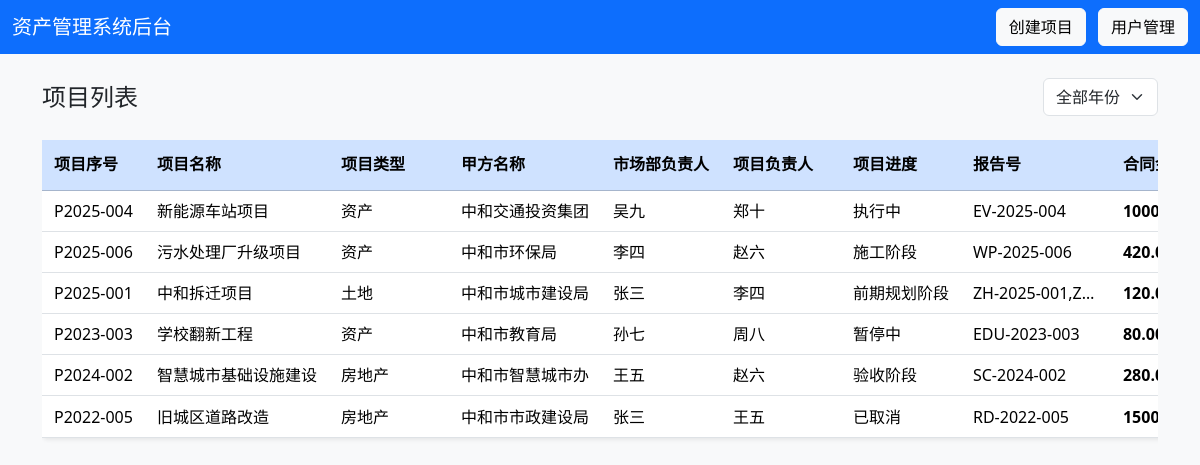
Page /admin (signed in) on the earlier database version.
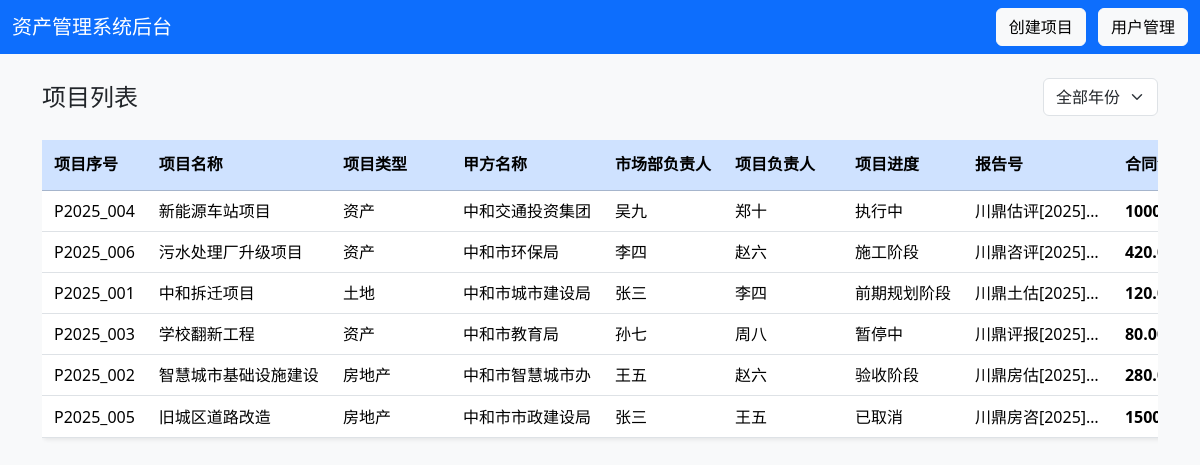
Same page on the later database version.
### tables this page shows
CREATE TABLE projects (
        id INTEGER PRIMARY KEY AUTOINCREMENT,
        project_no TEXT,                 -- ① 项目序号
        name TEXT,                       -- ② 项目名称
        project_type TEXT,               -- ③ 项目类型
        client_name TEXT,                -- ④ 甲方名称
        market_leader TEXT,              -- ⑤ 市场部负责人
        project_leader TEXT,             -- ⑥ 项目负责人
        progress TEXT,                   -- ⑦ 项目进度
        report_numbers TEXT,             -- ⑧ 报告号（多个以逗号分隔）
        amount REAL,                     -- ⑨ 合同金额
        is_paid TEXT,                    -- ⑩ 是否收费（是/否）
        creator TEXT,                    -- ⑪ 项目创建人
        start_date TEXT,                 -- ⑫ 开始日期
        end_date TEXT,                   -- ⑬ 结束日期
        status TEXT,                     -- ⑭ 状态
        contract_file TEXT,
        create_date TEXT
    );

### main.py (the view)
@app.get("/admin", response_class=HTMLResponse)
async def admin(
    request: Request,
    user: dict = Depends(login_required),
    db: sqlite3.Connection = Depends(get_db)
):
    c = db.cursor()
    c.execute("SELECT * FROM projects ORDER BY start_date DESC")
    projects = c.fetchall()
    projects_list = []
    years = set()
    for p in projects:
        project_dict = {
            "id": p["id"],
            "project_no": p["project_no"],
            "name": p["name"],
            "project_type": p["project_type"],
            "client_name": p["client_name"],
            "market_leader": p["market_leader"],
            "project_leader": p["project_leader"],
            "progress": p["progress"],
            "report_numbers": p["report_numbers"],
            "amount": p["amount"],
            "is_paid": p["is_paid"],
            "creator": p["creator"],
            "start_date": p["start_date"],
            "end_date": p["end_date"],
            "status": p["status"],
            "create_Date": p["create_date"]
        }
        projects_list.append(project_dict)
        if p["start_date"]:
            years.add(int(p["start_date"][:4]))
    years_sorted = sorted(years, reverse=True)
    return templates.TemplateResponse("admin.html", {
        "request": request,
        "projects": projects_list,
        "years": years_sorted,
        "user": user
    })

### templates/admin.html (shortened to what this page needs)
<!DOCTYPE html>
<html lang="zh">
<head>
  <link href="https://cdn.jsdelivr.net/npm/bootstrap@5.3.2/dist/css/bootstrap.min.css" rel="stylesheet">
</head>
<body class="bg-light">
  <nav class="navbar navbar-dark bg-primary">
    <div class="container-fluid">
      <span class="navbar-brand mb-0 h1">资产管理系统后台</span>
      <div>
        <a href="/create_project" class="btn btn-light me-2">创建项目</a>
        <a href="/user_manager" class="btn btn-light">用户管理</a>
      </div>
    </div>
  </nav>
  <div class="container mt-4">
    <div class="d-flex justify-content-between align-items-center mb-4">
      <h4 class="mb-0">项目列表</h4>
      {% if years %}
      <div class="year-filter-container">
        <select id="yearFilter" class="form-select">
          <option value="">全部年份</option>
        </select>
      </div>
      {% endif %}
    </div>
    {% if projects %}
    <div class="table-container">
      <table class="table table-hover bg-white rounded shadow-sm">
        <thead class="table-primary">
          <tr>
            <th>项目序号</th>
            <th>项目名称</th>
            <th>项目类型</th>
            <th>甲方名称</th>
            <th>市场部负责人</th>
            <th>项目负责人</th>
            <th>项目进度</th>
            <th>报告号</th>
            <th>合同金额</th>
          </tr>
        </thead>
        <tbody id="projectsTableBody">
          {% for p in projects %}
          <tr data-status="{{ p.status }}" onclick="window.location.href='/project/{{ p.id }}'">
            <td>{{ p.project_no }}</td>
            <td>{{ p.name }}</td>
            <td>{{ p.project_type }}</td>
            <td>{{ p.client_name }}</td>
            <td>{{ p.market_leader }}</td>
            <td>{{ p.project_leader }}</td>
            <td>{{ p.progress }}</td>
            <td>{{ p.report_numbers }}</td>
            <td class="amount-cell">
              {% if p.amount %}
                {% set amount = p.amount %}
                {% if amount >= 10000 %}
                  {{ "%.2f"|format(amount / 10000) }}万
                {% else %}
                  {{ "%.0f"|format(amount) }}元
                {% endif %}
              {% else %}
                0元
              {% endif %}
            </td>
          </tr>
          {% endfor %}
        </tbody>
      </table>
    </div>
    {% else %}
    <div class="alert alert-info text-center">
      <h5>暂无项目</h5>
      <p class="mb-0">当前系统中还没有任何项目。<a href="/create_project" class="alert-link">点击这里创建第一个项目</a>。</p>
    </div>
    {% endif %}
  </div>
</body>
</html>

### templates/admin.html (style rules this page uses)
table.table tbody tr { cursor: pointer; transition: background-color 0.2s ease; }
.year-filter-container { max-width: 200px; }
.amount-cell { font-weight: 600; color: #198754; }
.table th { white-space: nowrap; overflow: hidden; text-overflow: ellipsis; max-width: 200px; height: 50px; line-height: 1.2; vertical-align: middle; padding: 8px 12px; }
.table-container { width: 100%; overflow-x: auto; }
.table { min-width: 1200px; table-layout: auto; }
.table td { white-space: nowrap; overflow: hidden; text-overflow: ellipsis; max-width: 200px; vertical-align: middle; padding: 8px 12px; }
.table th:nth-child(1), .table td:nth-child(1) { min-width: 100px; max-width: 120px; }
.table th:nth-child(2), .table td:nth-child(2) { min-width: 150px; max-width: 200px; }
.table th:nth-child(3), .table td:nth-child(3) { min-width: 120px; max-width: 150px; }
.table th:nth-child(4), .table td:nth-child(4) { min-width: 150px; max-width: 200px; }
.table th:nth-child(5), .table td:nth-child(5) { min-width: 120px; max-width: 150px; }
.table th:nth-child(6), .table td:nth-child(6) { min-width: 120px; max-width: 150px; }
.table th:nth-child(7), .table td:nth-child(7) { min-width: 100px; max-width: 120px; }
.table th:nth-child(8), .table td:nth-child(8) { min-width: 120px; max-width: 150px; }
.table th:nth-child(9), .table td:nth-child(9) { min-width: 100px; max-width: 120px; }

Differences in the rows shown:
changed projects "新能源车站项目": project_no "P2025-004" → "P2025_004"; report_numbers "EV-2025-004" → "川鼎估评[2025]…"
changed projects "污水处理厂升级项目": project_no "P2025-006" → "P2025_006"; report_numbers "WP-2025-006" → "川鼎咨评[2025]…"
changed projects "中和拆迁项目": project_no "P2025-001" → "P2025_001"; report_numbers "ZH-2025-001,Z…" → "川鼎土估[2025]…"
changed projects "智慧城市基础设施建设": project_no "P2024-002" → "P2025_002"; report_numbers "SC-2024-002" → "川鼎房估[2025]…"
changed projects "学校翻新工程": project_no "P2023-003" → "P2025_003"; report_numbers "EDU-2023-003" → "川鼎评报[2025]…"
changed projects "旧城区道路改造": project_no "P2022-005" → "P2025_005"; report_numbers "RD-2022-005" → "川鼎房咨[2025]…"
